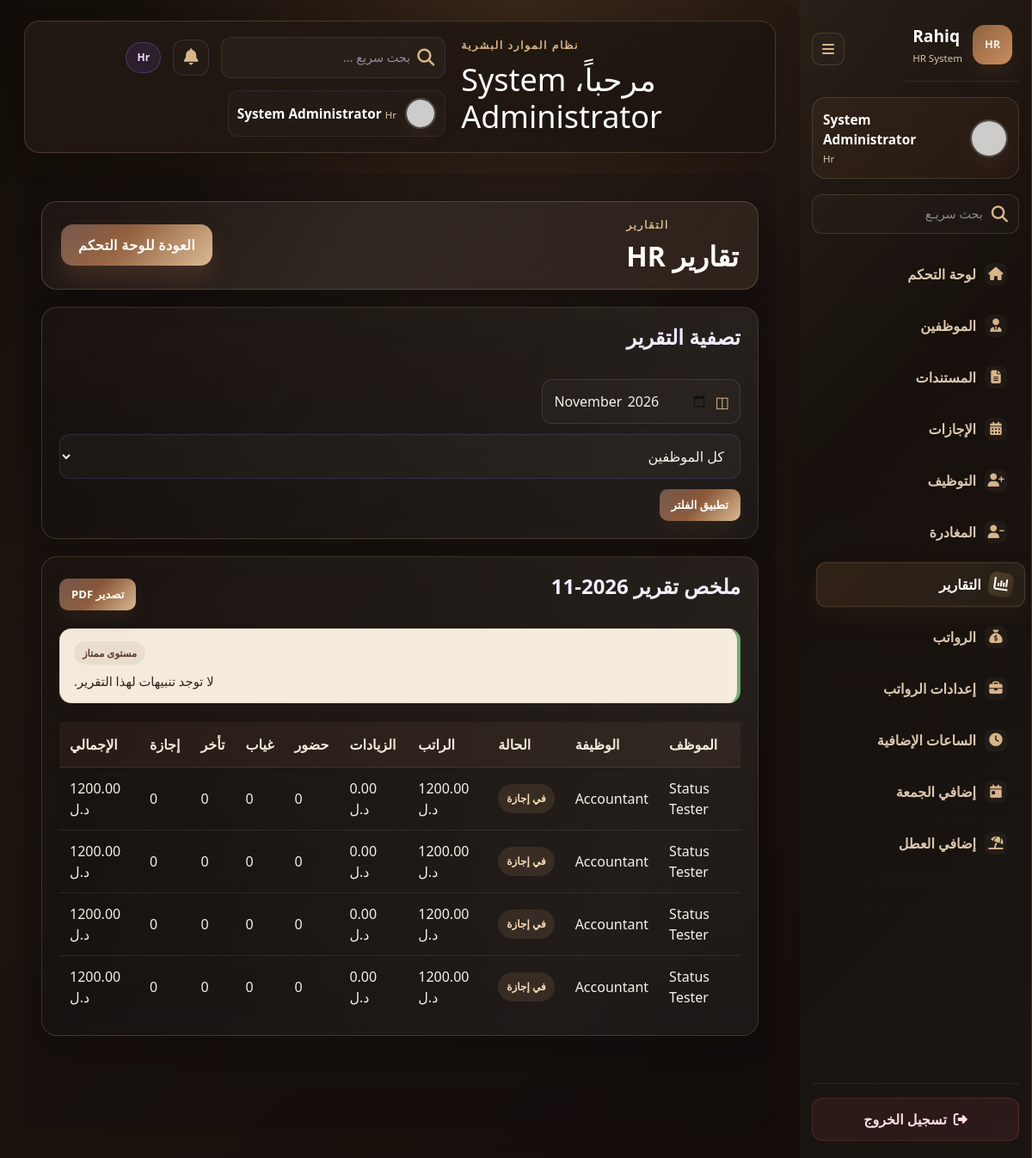
The app's page /reports (signed in), older data.
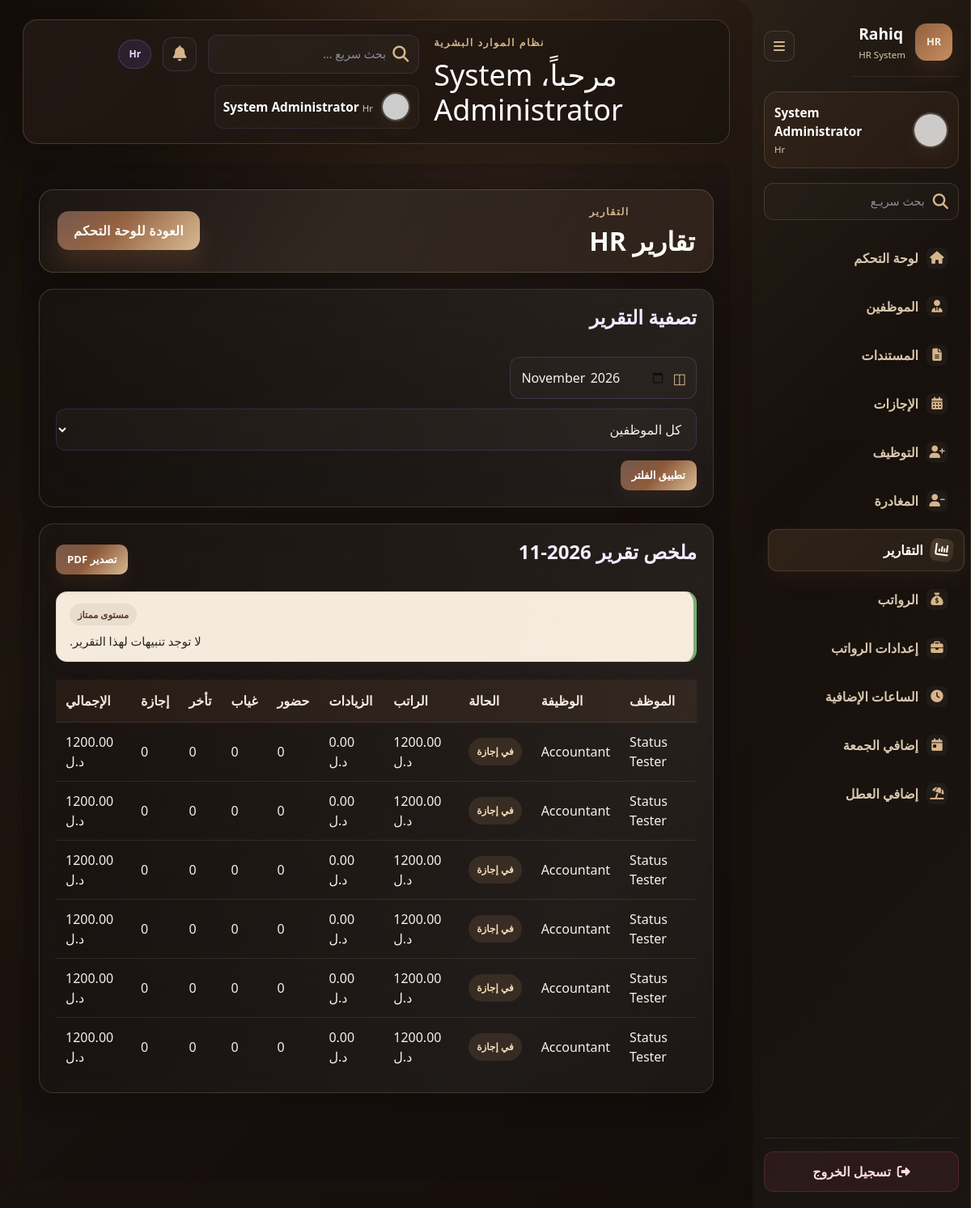
The same page, newer data.
### tables this page shows
CREATE TABLE employees (
                id INTEGER PRIMARY KEY AUTOINCREMENT,
                full_name TEXT NOT NULL,
                role TEXT NOT NULL,
                phone TEXT,
                employee_number TEXT,
                department TEXT,
                base_salary REAL NOT NULL DEFAULT 0,
                work_hours REAL NOT NULL DEFAULT 0,
                hire_date TEXT NOT NULL,
                status TEXT NOT NULL DEFAULT 'active',
                employment_type TEXT NOT NULL DEFAULT 'full_time',
                notes TEXT,
                check_in_time TEXT NOT NULL DEFAULT '08:00',
                check_out_time TEXT NOT NULL DEFAULT '17:00'
            );

### app.py (the view)
@app.route("/reports")
def reports():
    if "user_id" not in session:
        return redirect(url_for("login"))
    selected_month = request.args.get("month") or datetime.today().strftime("%Y-%m")
    employee_id = request.args.get("employee_id")
    employees = get_employees()
    report = get_monthly_report(selected_month, employee_id) if employee_id else get_monthly_report(selected_month)
    alerts = get_alerts(selected_month)
    return render_template(
        "reports.html",
        user_name=session.get("user_name", "User"),
        employees=employees,
        report=report,
        alerts=alerts,
        selected_month=selected_month,
        selected_employee=employee_id,
    )

### app.py (called while the page is built)
@app.before_request
def enforce_maintenance_mode():
    allowed_endpoints = {"login", "register", "logout", "developer_tools", "static"}
    if app.config.get("MAINTENANCE_MODE") and request.endpoint not in allowed_endpoints:
        if session.get("user_role") == "admin":
            return None
        return render_template("maintenance.html"), 503

### database.py (called while the page is built, shortened)
def get_connection():
    database_url = os.getenv("DATABASE_URL")
    conn = sqlite3.connect(DB_NAME)
    conn.row_factory = sqlite3.Row
    return conn

def get_employees(search=None, status=None):
    with get_connection() as conn:
        query = "SELECT * FROM employees"
        params = []
        clauses = []
        if search:
            clauses.append("(full_name LIKE ? OR role LIKE ? OR employee_number LIKE ? OR department LIKE ?)")
            like_term = f"%{search}%"
            params.extend([like_term, like_term, like_term, like_term])
        if status and status != "all":
            clauses.append("status = ?")
            params.append(status)
        if clauses:
            query += " WHERE " + " AND ".join(clauses)
        query += " ORDER BY full_name ASC"
        rows = conn.execute(query, params).fetchall()
        return [dict(row) for row in rows]

### templates/reports.html (shortened to what this page needs)
{% extends 'base.html' %}
{% block content %}
<div class="dashboard-page">
  <div class="dashboard-wrap">
    <div class="topbar luxury-topbar">
      <div>
        <p class="eyebrow">التقارير</p>
        <h2>تقارير HR</h2>
      </div>
      <div class="nav-actions">
        <a href="{{ url_for('dashboard') }}" class="main-btn">العودة للوحة التحكم</a>
      </div>
    </div>
    <div class="panel">
      <div class="section-header">
        <h3>تصفية التقرير</h3>
      </div>
      <form method="get" action="{{ url_for('reports') }}" class="employee-search-form modern-search-form">
        <div class="search-field compact">
          <span>◫</span>
          <input type="month" class="custom-input" name="month" value="{{ selected_month }}">
        </div>
        <select class="custom-input" name="employee_id">
          <option value="">كل الموظفين</option>
        </select>
        <button type="submit" class="small-btn">تطبيق الفلتر</button>
      </form>
    </div>
    <div class="panel">
      <div class="section-header">
        <h3>ملخص تقرير {{ selected_month }}</h3>
        <form method="post" action="{{ url_for('report_pdf') }}" class="inline-form">
          <button type="submit" class="small-btn">تصدير PDF</button>
        </form>
      </div>
      <div class="alert-stack">
        {% if alerts %}
          {% for alert in alerts[:3] %}
            <div class="alert-card alert-{{ alert.type }}">
              <span class="alert-tag">{{ alert.title }}</span>
              <p>{{ alert.message }}</p>
            </div>
          {% endfor %}
        {% else %}
          <div class="alert-card alert-safe">
            <span class="alert-tag">مستوى ممتاز</span>
            <p>لا توجد تنبيهات لهذا التقرير.</p>
          </div>
        {% endif %}
      </div>
      <div class="table-responsive">
        <table class="table mb-0">
          <thead>
            <tr>
              <th>الموظف</th>
              <th>الوظيفة</th>
              <th>الحالة</th>
              <th>الراتب</th>
              <th>الزيادات</th>
              <th>حضور</th>
              <th>غياب</th>
              <th>تأخر</th>
              <th>إجازة</th>
              <th>الإجمالي</th>
            </tr>
          </thead>
          <tbody>
            {% if report %}
              {% for row in report %}
              <tr>
                <td>{{ row.full_name }}</td>
                <td>{{ row.role }}</td>
                <td>
                  {% if row.status == 'active' %}
                    <span class="status-badge status-active">مداوم</span>
                  {% elif row.status == 'inactive' %}
                    <span class="status-badge status-inactive">متوقف</span>
                  {% else %}
                    <span class="status-badge status-leave">في إجازة</span>
                  {% endif %}
                </td>
                <td>{{ '%.2f'|format(row.base_salary) }} د.ل</td>
                <td>{{ '%.2f'|format(row.adjustment_total) }} د.ل</td>
                <td>{{ row.present_days }}</td>
                <td>{{ row.absent_days }}</td>
                <td>{{ row.late_days }}</td>
                <td>{{ row.leave_days }}</td>
                <td>{{ '%.2f'|format(row.total_salary) }} د.ل</td>
              </tr>
              {% endfor %}
            {% else %}
              <tr>
                <td colspan="10" class="text-center text-muted">لا توجد بيانات لهذا الشهر.</td>
              </tr>
            {% endif %}
          </tbody>
        </table>
      </div>
    </div>
  </div>
</div>
{% endblock %}

### templates/base.html (shortened to what this page needs)
<!DOCTYPE html>
<html lang="ar" dir="rtl">
<head>
    <link rel="stylesheet" href="https://cdnjs.cloudflare.com/ajax/libs/font-awesome/6.5.2/css/all.min.css">
    <link rel="stylesheet" href="https://cdn.jsdelivr.net/npm/bootstrap@4.6.2/dist/css/bootstrap.min.css">
    <link rel="stylesheet" href="{{ url_for('static', filename='css/style.css') }}">
</head>
<body>
    <div class="app-shell">
        <aside class="sidebar">
            <div class="sidebar-header">
                <div class="brand-block">
                    <div class="brand-mark">HR</div>
                    <div class="brand-copy">
                        <span>Rahiq</span>
                        <small>HR System</small>
                    </div>
                </div>
                <button type="button" class="sidebar-toggle" aria-label="Toggle sidebar">
                    <i class="fa-solid fa-bars"></i>
                </button>
            </div>
            <div class="profile-card">
                <img class="avatar-image" src="https://ui-avatars.com/api/?name={{ (user_name or 'User')|urlencode }}&background=6d28d9&color=fff&size=200" alt="{{ user_name or 'User' }}">
                <div class="profile-text">
                    <strong>{{ user_name or 'User' }}</strong>
                    <small>{{ (session.get('user_role', 'employee') or 'employee')|title }}</small>
                </div>
            </div>
            <form class="sidebar-search" method="get" action="{{ url_for('employees') }}">
                <span class="search-icon"><i class="fa-solid fa-magnifying-glass"></i></span>
                <input type="text" name="q" placeholder="بحث سريـع" aria-label="بحث سريع">
            </form>
            <nav class="sidebar-nav">
                {% set current_role = (session.get('user_role') or 'employee')|lower %}
                {% if current_role in ['hr', 'admin', 'manager'] %}
                    <a class="nav-item {% if request.endpoint == 'dashboard' %}active{% endif %}" href="{{ url_for('dashboard') }}"><i class="nav-icon fa-solid fa-house"></i><span class="nav-item-label">لوحة التحكم</span></a>
                    <a class="nav-item {% if request.endpoint == 'employees' %}active{% endif %}" href="{{ url_for('employees') }}"><i class="nav-icon fa-solid fa-user-tie"></i><span class="nav-item-label">الموظفين</span></a>
                    <a class="nav-item {% if request.endpoint == 'documents' %}active{% endif %}" href="{{ url_for('documents') }}"><i class="nav-icon fa-solid fa-file-lines"></i><span class="nav-item-label">المستندات</span></a>
                    <a class="nav-item {% if request.endpoint == 'leaves' %}active{% endif %}" href="{{ url_for('leaves') }}"><i class="nav-icon fa-solid fa-calendar-days"></i><span class="nav-item-label">الإجازات</span></a>
                    <a class="nav-item {% if request.endpoint == 'recruitment' %}active{% endif %}" href="{{ url_for('recruitment') }}"><i class="nav-icon fa-solid fa-user-plus"></i><span class="nav-item-label">التوظيف</span></a>
                    <a class="nav-item {% if request.endpoint == 'offboarding' %}active{% endif %}" href="{{ url_for('offboarding') }}"><i class="nav-icon fa-solid fa-user-minus"></i><span class="nav-item-label">المغادرة</span></a>
                    <a class="nav-item {% if request.endpoint == 'reports' %}active{% endif %}" href="{{ url_for('reports') }}"><i class="nav-icon fa-solid fa-chart-column"></i><span class="nav-item-label">التقارير</span></a>
                    <a class="nav-item " href="{{ url_for('payroll') }}"><i class="nav-icon fa-solid fa-sack-dollar"></i><span class="nav-item-label">الرواتب</span></a>
                    <a class="nav-item {% if request.endpoint == 'payroll_settings' %}active{% endif %}" href="{{ url_for('payroll_settings') }}"><i class="nav-icon fa-solid fa-briefcase"></i><span class="nav-item-label">إعدادات الرواتب</span></a>
                    <a class="nav-item {% if request.endpoint == 'overtime' %}active{% endif %}" href="{{ url_for('overtime') }}"><i class="nav-icon fa-solid fa-clock"></i><span class="nav-item-label">الساعات الإضافية</span></a>
                    <a class="nav-item {% if request.endpoint == 'friday_overtime' %}active{% endif %}" href="{{ url_for('friday_overtime') }}"><i class="nav-icon fa-solid fa-calendar-day"></i><span class="nav-item-label">إضافي الجمعة</span></a>
                    <a class="nav-item {% if request.endpoint == 'holiday_overtime' %}active{% endif %}" href="{{ url_for('holiday_overtime') }}"><i class="nav-icon fa-solid fa-umbrella-beach"></i><span class="nav-item-label">إضافي العطل</span></a>
                {% elif current_role == 'system_designer' %}
                    <a class="nav-item {% if request.endpoint == 'developer_tools' %}active{% endif %}" href="{{ url_for('developer_tools') }}"><i class="nav-icon fa-solid fa-gear"></i><span class="nav-item-label">Developer Tools</span></a>
                {% else %}
                    <a class="nav-item {% if request.endpoint == 'dashboard' %}active{% endif %}" href="{{ url_for('dashboard') }}"><i class="nav-icon fa-solid fa-house"></i><span class="nav-item-label">لوحة التحكم</span></a>
                {% endif %}
            </nav>
            <div class="sidebar-footer">
                <a href="{{ url_for('logout') }}" class="logout-link"><i class="fa-solid fa-right-from-bracket"></i><span>تسجيل الخروج</span></a>
            </div>
        </aside>
        <main class="content-shell">
            <header class="content-header">
                <div>
                    <p class="eyebrow">نظام الموارد البشرية</p>
                    <h1>مرحباً، {{ user_name or 'User' }}</h1>
                </div>
                <div class="header-tools">
                    <div class="top-search-box">
                        <span><i class="fa-solid fa-magnifying-glass"></i></span>
                        <input type="text" placeholder="بحث سريع ..." aria-label="بحث سريع">
                    </div>
                    <button class="notify-button" type="button" aria-label="الإشعارات"><i class="fa-solid fa-bell"></i></button>
                    <div class="header-badge">{{ (session.get('user_role', 'employee') or 'employee')|title }}</div>
                    <div class="header-user">
                        <img class="user-mini-image" src="https://ui-avatars.com/api/?name={{ (user_name or 'User')|urlencode }}&background=8b5e3c&color=f5ebdc&size=120" alt="{{ user_name or 'User' }}">
                        <div>
                            <strong>{{ user_name or 'User' }}</strong>
                            <small>{{ (session.get('user_role', 'employee') or 'employee')|title }}</small>
                        </div>
                    </div>
                </div>
            </header>
            <div class="main-container">
                {% block content %}{% endblock %}
            </div>
        </main>
    </div>
</body>
</html>

Row changes from the older to the newer data that the page shows:
added employees: full_name "Status Tester", role "Accountant", status "في إجازة", base_salary "1200.00", adjustment_total "0.00", present_days "0", absent_days "0", late_days "0", leave_days "0", total_salary "1200.00"
added employees: full_name "Status Tester", role "Accountant", status "في إجازة", base_salary "1200.00", adjustment_total "0.00", present_days "0", absent_days "0", late_days "0", leave_days "0", total_salary "1200.00"
